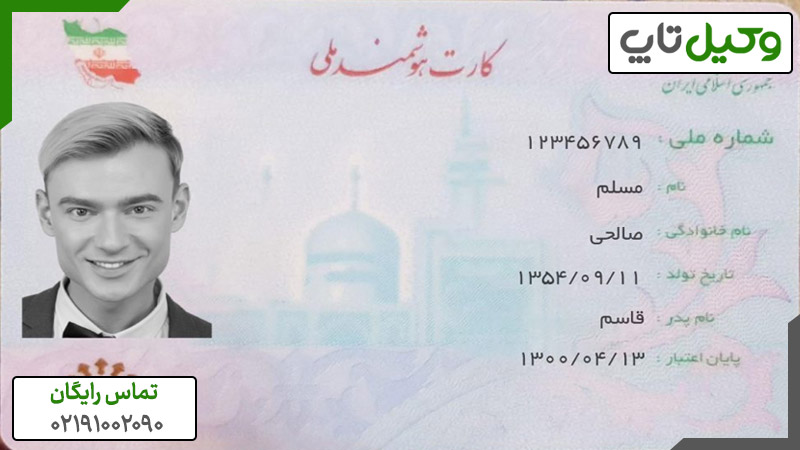
#> input picture ocr/What-are-the-first-three-digits-of-the-national-code03.jpg, 800 x 450 px
$ python -i preprocess.py   (imports and definitions only)   (older library calls are emulated)
#> lines starting #> are read from the running program, lines starting #| are printed output that depends on the picture
import os
import re

import cv2
import numpy as np
import pytesseract
from PIL import Image


def process_image(img_path):
    temp_filename = resize_image(img_path)
    img = remove_noise_and_smooth(temp_filename)
    img = fix_rotation(img)
    # img = remove_lines(img)

    return img


def resize_image(img_path):
    try:
        img = Image.open(img_path)
#> img is the input picture: PIL image 800x450 RGB; mean R, G, B 203.4, 203.8, 208.6
        length_x, width_y = img.size
#> length_x = 800; width_y = 450
        factor = max(1, int(1800 / length_x))  # 1800 for tesserect
#> factor = 2
        size = factor * length_x, factor * width_y
#> size = (1600, 900)
        # im_resized = img.resize(size, Image.ANTIALIAS)
        im_resized = img.resize(size, Image.Resampling.LANCZOS)

        import tempfile
        temp_file = tempfile.NamedTemporaryFile(delete=False, suffix=".TIFF")
        temp_filename = temp_file.name
        im_resized.save(temp_filename, dpi=(300, 300))  # best for OCR

        return temp_filename
    except IOError:
        print("Error while reading the file.")


def remove_noise_and_smooth(img_path):
    try:
        img = cv2.imread(img_path)
#> img: shape (900, 1600, 3)
        img = cv2.cvtColor(img, cv2.COLOR_BGR2GRAY)
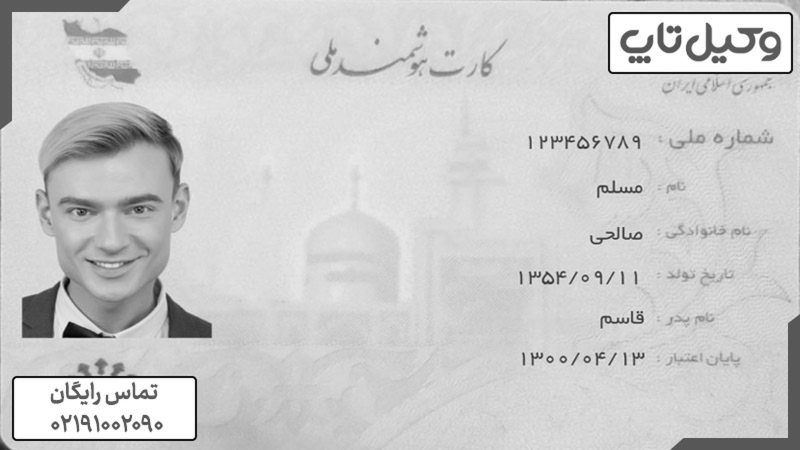
#> img: shape (900, 1600) (shown at 1/2 size); min 0, max 255, mean 204.2

        # [7 lines of commented-out code are left out]

        kernel = np.ones((1, 1), np.uint8)
        opening = cv2.morphologyEx(img, cv2.MORPH_OPEN, kernel)
        closing = cv2.morphologyEx(opening, cv2.MORPH_CLOSE, kernel)
        img = cv2.bitwise_or(img, closing)
        show_wait_destroy('bitwise_or', img)

        # img = apply_threshold(img, 1)
        # show_wait_destroy('threshold', img)
        # img = smooth_image(img)

        return img
    except IOError:
        print("Error while reading the file.")


# [21 lines left out: functions apply_threshold, smooth_image, not called in this run]


def fix_rotation(img):
    rotated_img = img
    # osd: orientation and script detection
#> (the run stopped early here; a loop or call above may not have finished)
